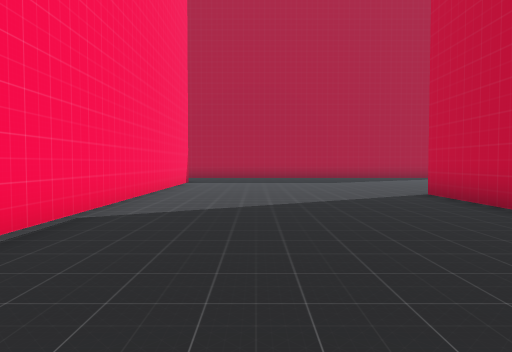
View 1 (above)

20 first-person views from a walk through a scene from a Unity 3-D project. The camera is 1.4 m above the floor, tilts 2° down and sees 70° across. The floor is counted in squares, 2 m on a side. Each view is taken from the middle of a square. On the plan, view 1 faces up. The plan holds only what a view shows up to about 11 squares ahead; the rest is blank. The place goes on beyond the plan. The player is left out. Some surface patterns are stand-ins.

View 2
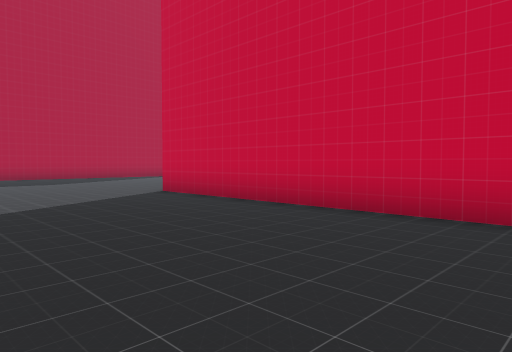

View 3
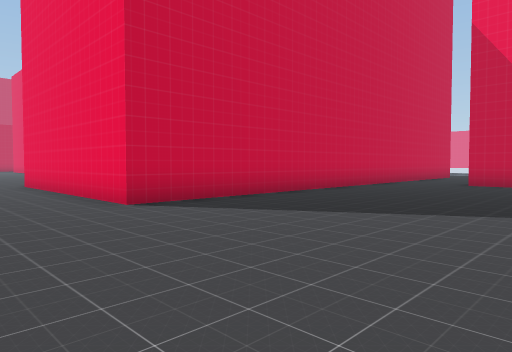

View 4
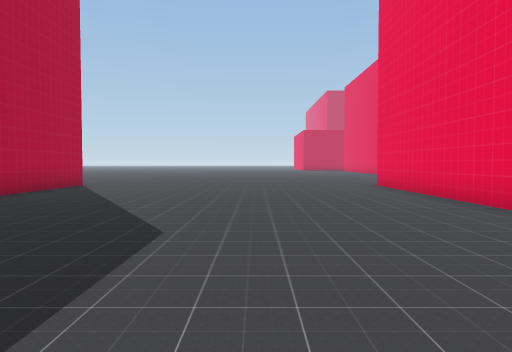

View 5
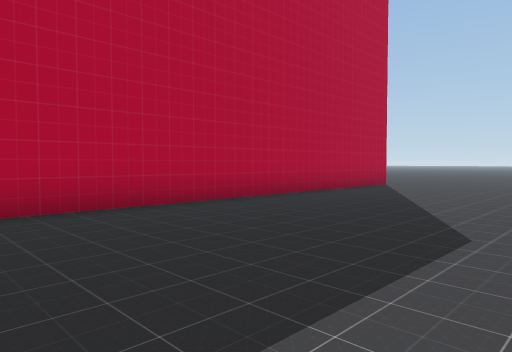

View 6
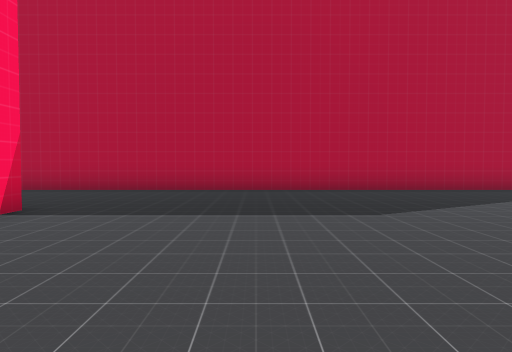

View 7
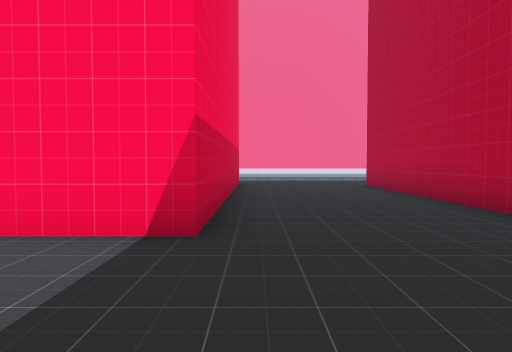

View 8
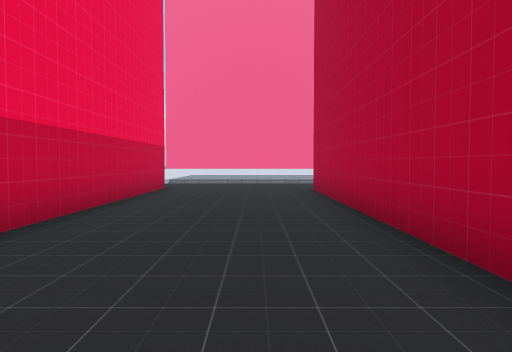

View 9
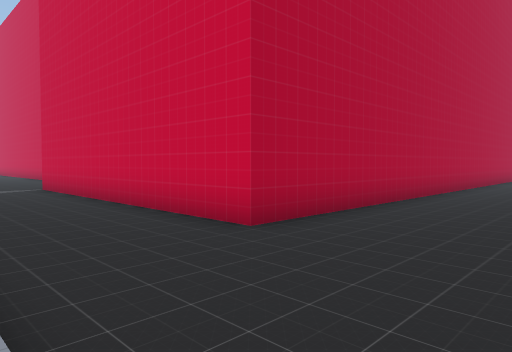

View 10
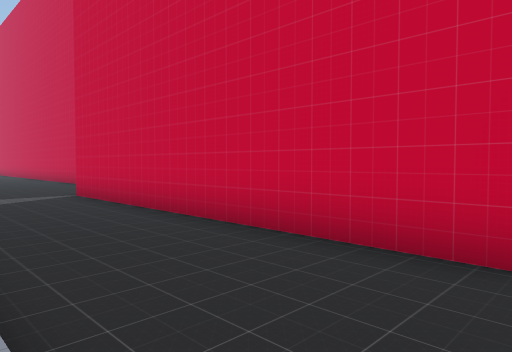

View 11
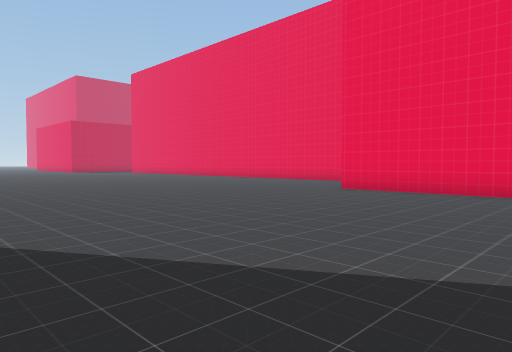

View 12
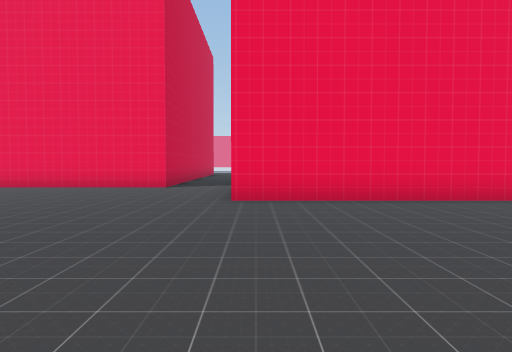

View 13
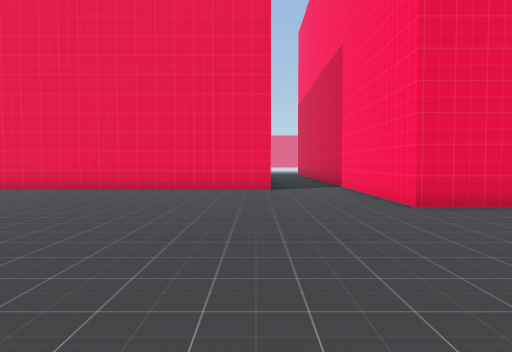

View 14
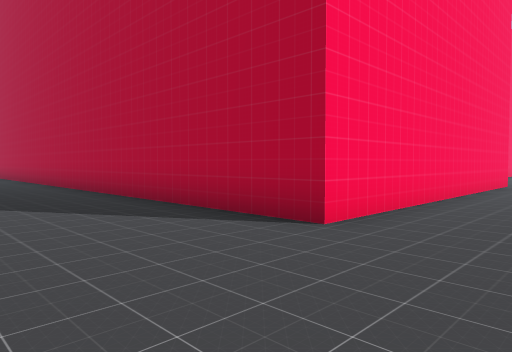

View 15
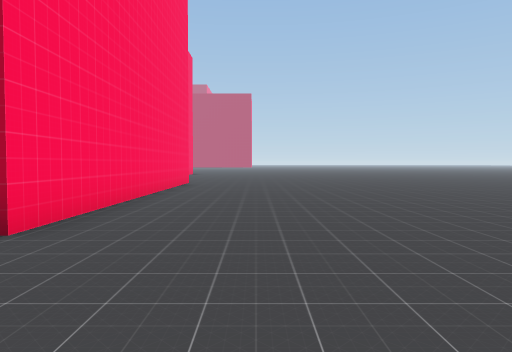

View 16
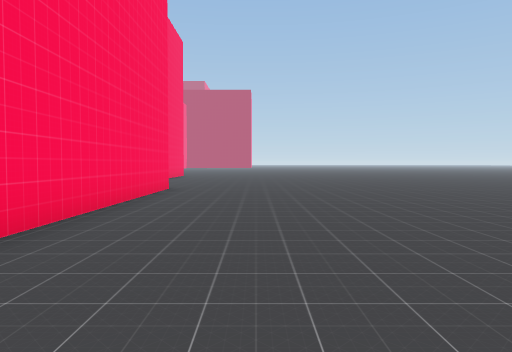

View 17
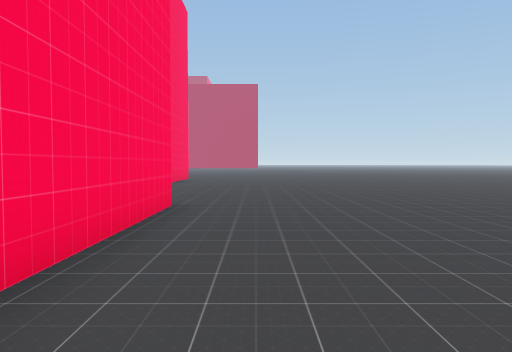

View 18
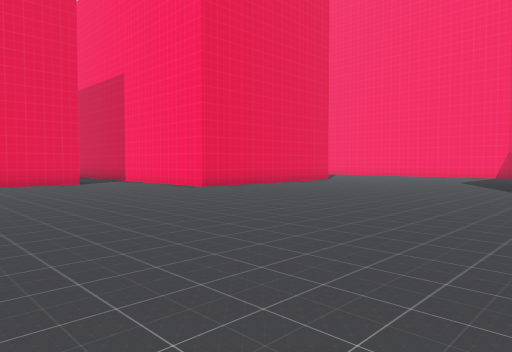

View 19
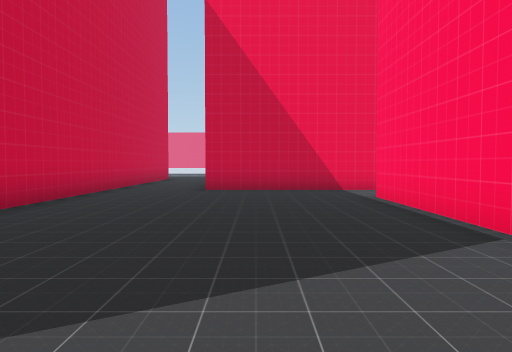

View 20
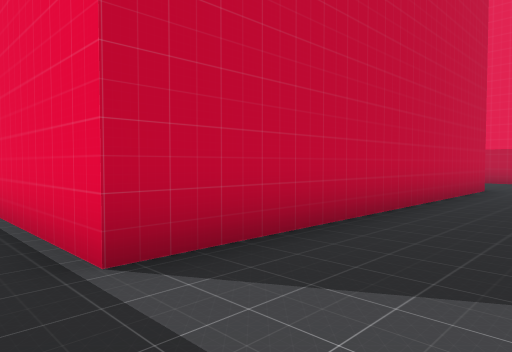

### Floor plan
Points are (right, up) in squares from view 1. A wall is a line through its corners. A room is listed if a view was taken in it or the views show most of it. See-through windows are left out.
Room 1 (views 1, 2, 3, 4, 5, 6, 7, 8, 10, 11, 12, 13, 14, 15, 16, 17, 18, 19, 20)
walls: (12.6, 4.4) (17.5, 4.4); (10.6, 27.1) (10.6, 17.5) (-10.6, 17.5) (-10.6, 27) (-7.4, 27); (-11.4, 13.4) (-2.5, 13.4) (-2.5, 0.4); (3.9, -1.5) (3.9, 8.2) (10.6, 8.2) (10.6, 5.5); (-1.5, -1.6) (1.4, -1.6)
ways out: opening at (-13, 13.7) to room 2; opening at (-2.5, -0.5) to room 2; opening at (2.5, -2) to room 2; opening at (11.5, 4.5) to room 2
Room 2 (view 9)
walls: (3.9, -3) (3.9, -1.5); (-3.2, -1.6) (-1.5, -1.6); (10.6, 5.5) (10.6, 3); (12.6, 3.9) (12.6, 4.4)
ways out: opening at (-13, 13.7) to room 1; opening at (-2.5, -0.5) to room 1; opening at (2.5, -2) to room 1; opening at (11.5, 4.5) to room 1

Positions as (right, up) in squares from view 1, and headings:
1: (0, 0), facing up
2: (-1, 0), facing up-right
3: (-2, 11), facing down-right
4: (-1, 12), facing right
5: (-1, 12), facing up-right
6: (1, 8), facing up
7: (1, 14), facing left
8: (-1, 16), facing left
9: (-14, 14), facing up-right
10: (-14, 17), facing up-right
11: (5, 17), facing down-right
12: (10, 15), facing down
13: (13, 14), facing down
14: (13, 14), facing up-left
15: (13, 14), facing up
16: (13, 17), facing up
17: (12, 21), facing up
18: (17, 17), facing down-left
19: (0, 8), facing down
20: (-13, 28), facing down-right
